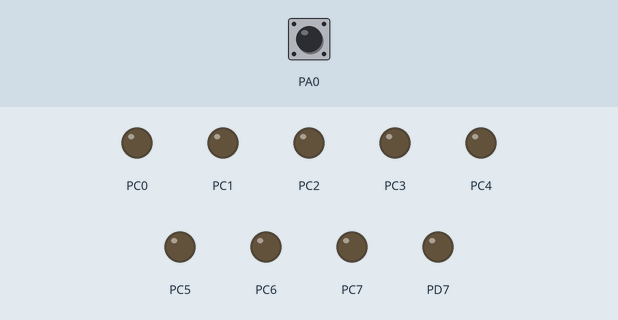
This program was run on a simulated ATmega16, CodeVisionAVR source translated, built with avr-gcc and emulated at 1 MHz. On the bench: output pins drawn as LEDs (lit = HIGH). The inputs (shaded band) are chosen by the test bench; at power-on: PA0 HIGH.

Above: at 1.2 s.
1.3 s: PA0 pulled LOW for 0.15 s
At 2.3 s:
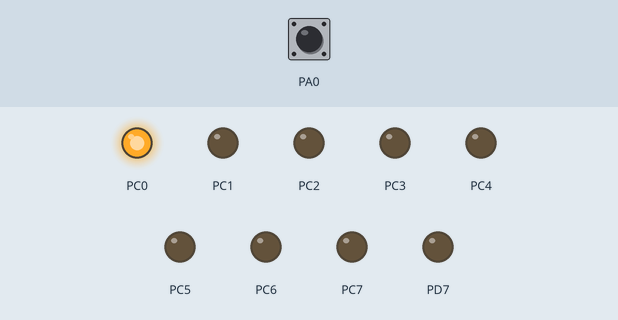
2.9 s: PA0 pulled LOW for 1 s
At 3.5 s:
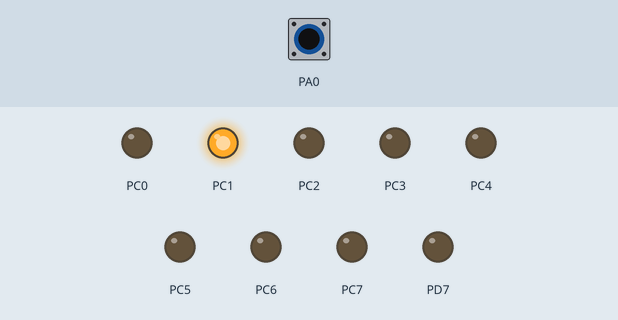
5.4 s: PA0 pulled LOW for 0.15 s
At 6.6 s:
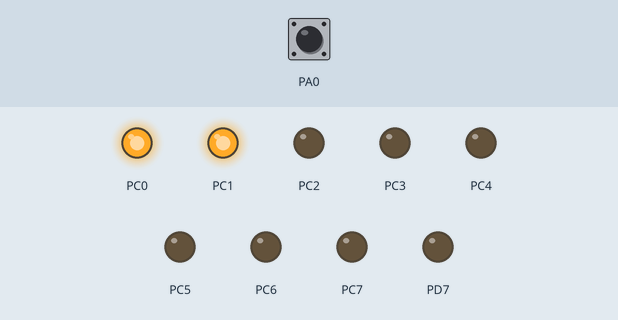
7.0 s: PA0 pulled LOW for 3.2 s
At 7.8 s:
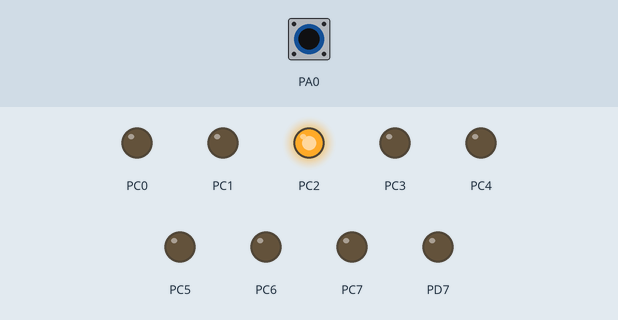
11.7 s: PA0 pulled LOW for 0.15 s
At 12.6 s:
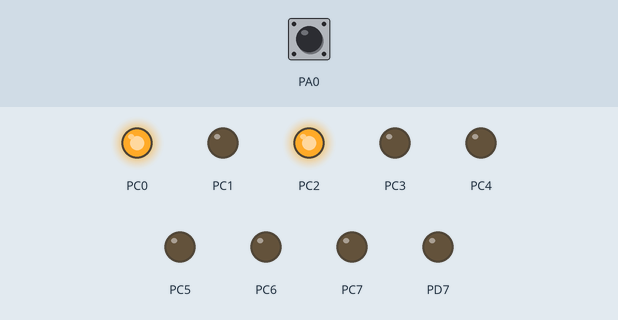
13.3 s: PA0 pulled LOW for 1 s
At 13.8 s:
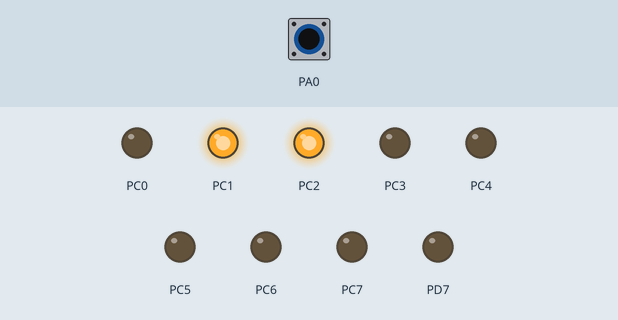
Timing chart, 0 to 16.3 s (numbered marks = the images above; inputs shaded):
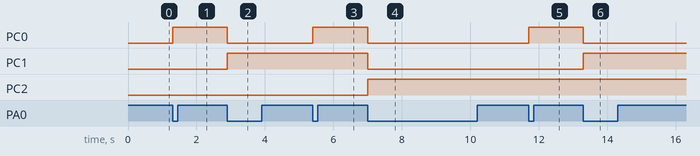

The program:

Ports.c
```c
// (licence header left out)
#include <mega16.h>
#include <delay.h>
// Declare your global variables here

void main(void)
{
// Declare your local variables here

// Input/Output Ports initialization
// Port A initialization
// Function: Bit7=In Bit6=In Bit5=In Bit4=In Bit3=In Bit2=In Bit1=In Bit0=In
DDRA=(0<<DDA7) | (0<<DDA6) | (0<<DDA5) | (0<<DDA4) | (0<<DDA3) | (0<<DDA2) | (0<<DDA1) | (0<<DDA0);
// State: Bit7=T Bit6=T Bit5=T Bit4=T Bit3=T Bit2=T Bit1=T Bit0=T
PORTA= 0XFF;

// Port B initialization
// Function: Bit7=In Bit6=In Bit5=In Bit4=In Bit3=In Bit2=In Bit1=In Bit0=In
DDRB=(0<<DDB7) | (0<<DDB6) | (0<<DDB5) | (0<<DDB4) | (0<<DDB3) | (0<<DDB2) | (0<<DDB1) | (0<<DDB0);
// State: Bit7=T Bit6=T Bit5=T Bit4=T Bit3=T Bit2=T Bit1=T Bit0=T
PORTB=(0<<PORTB7) | (0<<PORTB6) | (0<<PORTB5) | (0<<PORTB4) | (0<<PORTB3) | (0<<PORTB2) | (0<<PORTB1) | (0<<PORTB0);

// Port C initialization
// Function: Bit7=In Bit6=In Bit5=In Bit4=In Bit3=In Bit2=In Bit1=In Bit0=In
DDRC=(1<<DDC7) | (1<<DDC6) | (1<<DDC5) | (1<<DDC4) | (1<<DDC3) | (1<<DDC2) | (1<<DDC1) | (1<<DDC0);
// State: Bit7=T Bit6=T Bit5=T Bit4=T Bit3=T Bit2=T Bit1=T Bit0=T
PORTC=(0<<PORTC7) | (0<<PORTC6) | (0<<PORTC5) | (0<<PORTC4) | (0<<PORTC3) | (0<<PORTC2) | (0<<PORTC1) | (0<<PORTC0);

// Port D initialization
// Function: Bit7=Out Bit6=In Bit5=In Bit4=In Bit3=In Bit2=In Bit1=In Bit0=In
DDRD=(1<<DDD7) | (0<<DDD6) | (0<<DDD5) | (0<<DDD4) | (0<<DDD3) | (0<<DDD2) | (0<<DDD1) | (0<<DDD0);
// State: Bit7=0 Bit6=T Bit5=T Bit4=T Bit3=T Bit2=T Bit1=T Bit0=T
PORTD=(0<<PORTD7) | (0<<PORTD6) | (0<<PORTD5) | (0<<PORTD4) | (0<<PORTD3) | (0<<PORTD2) | (0<<PORTD1) | (0<<PORTD0);

while (1)
      {
      // Place your code here
        if (PINA.0 == 0)
        {
        PORTC = PINC + 1 ;
        //PORTD.7 = 0 ;
        //delay_ms(200);
        //PORTD.7 = 1 ;
        //delay_ms(200);
        while (PINA.0 == 0 ) {}
       }
      }
}
```

Measured:
- after the input at 1.3 s, PC0: LOW → HIGH at once
- after the input at 2.9 s, PC0: HIGH → LOW at once; PC1: LOW → HIGH at once
- after the input at 5.4 s, PC0: LOW → HIGH at once
- after the input at 7.0 s, PC0, PC1: HIGH → LOW at once; PC2: LOW → HIGH at once
- after the input at 11.7 s, PC0: LOW → HIGH at once
- after the input at 13.3 s, PC0: HIGH → LOW at once; PC1: LOW → HIGH at once
